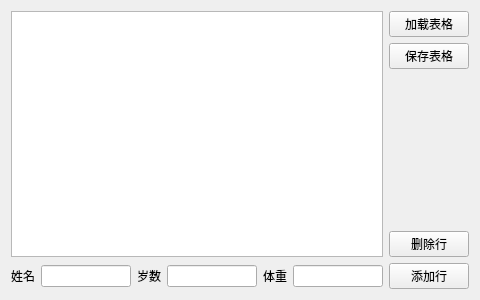
<?xml version="1.0" encoding="UTF-8"?>
<ui version="4.0">
 <class>Widget</class>
 <widget class="QWidget" name="Widget">
  <property name="geometry">
   <rect>
    <x>0</x>
    <y>0</y>
    <width>480</width>
    <height>300</height>
   </rect>
  </property>
  <property name="windowTitle">
   <string>Widget</string>
  </property>
  <layout class="QVBoxLayout" name="verticalLayout_2">
   <item>
    <layout class="QHBoxLayout" name="horizontalLayout">
     <item>
      <widget class="QListWidget" name="listWidget"/>
     </item>
     <item>
      <layout class="QVBoxLayout" name="verticalLayout">
       <item>
        <widget class="QPushButton" name="pushButtonLoad">
         <property name="text">
          <string>加载表格</string>
         </property>
        </widget>
       </item>
       <item>
        <widget class="QPushButton" name="pushButtonSave">
         <property name="text">
          <string>保存表格</string>
         </property>
        </widget>
       </item>
       <item>
        <spacer name="verticalSpacer">
         <property name="orientation">
          <enum>Qt::Vertical</enum>
         </property>
         <property name="sizeHint" stdset="0">
          <size>
           <width>20</width>
           <height>78</height>
          </size>
         </property>
        </spacer>
       </item>
       <item>
        <widget class="QPushButton" name="pushButtonDelRow">
         <property name="text">
          <string>删除行</string>
         </property>
        </widget>
       </item>
      </layout>
     </item>
    </layout>
   </item>
   <item>
    <layout class="QHBoxLayout" name="horizontalLayout_2">
     <item>
      <widget class="QLabel" name="label">
       <property name="text">
        <string>姓名</string>
       </property>
      </widget>
     </item>
     <item>
      <widget class="QLineEdit" name="lineEditName"/>
     </item>
     <item>
      <widget class="QLabel" name="label_2">
       <property name="text">
        <string>岁数</string>
       </property>
      </widget>
     </item>
     <item>
      <widget class="QLineEdit" name="lineEditAge"/>
     </item>
     <item>
      <widget class="QLabel" name="label_3">
       <property name="text">
        <string>体重</string>
       </property>
      </widget>
     </item>
     <item>
      <widget class="QLineEdit" name="lineEditWeight"/>
     </item>
     <item>
      <widget class="QPushButton" name="pushButtonAddRow">
       <property name="text">
        <string>添加行</string>
       </property>
      </widget>
     </item>
    </layout>
   </item>
  </layout>
 </widget>
 <layoutdefault spacing="6" margin="11"/>
 <resources/>
 <connections/>
</ui>
